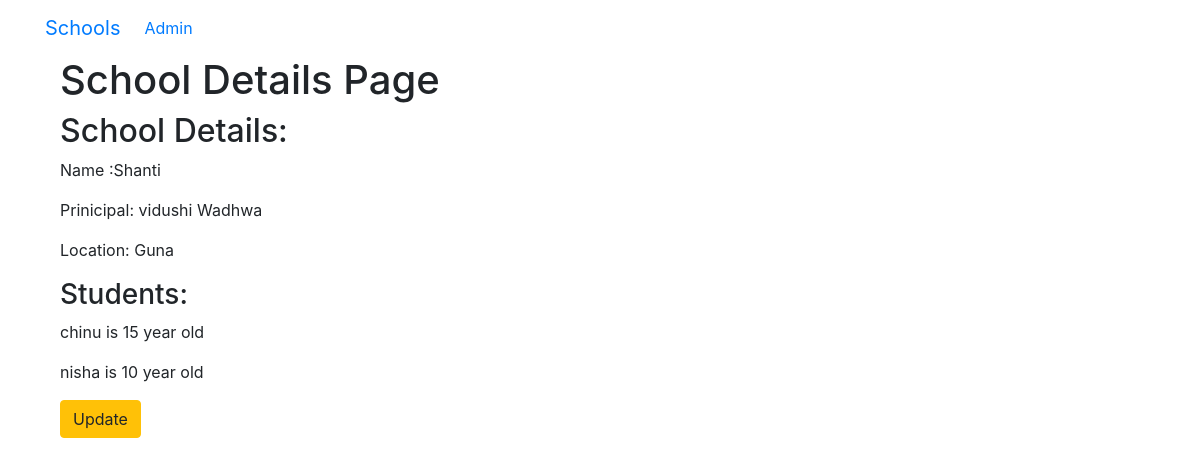
Page /basic_app/2/ on the committed database.
### basic_app/models.py (models this page shows, shortened)
class School(models.Model):
	name = models.CharField(max_length=256)
	principal = models.CharField(max_length=256)
	location = models.CharField(max_length=256)

class Student(models.Model):
	name = models.CharField(max_length=256)
	age = models.PositiveIntegerField()
	school = models.ForeignKey(School,related_name = 'students',on_delete = models.CASCADE)

### basic_app/views.py (the view)
# urls.py: re_path(r'^(?P<pk>\d+)/$',views.SchoolDetailView.as_view(),name = 'detail'),
class SchoolDetailView(DetailView):
	context_object_name = 'school_detail'
	model = models.School
	template_name = 'basic_app/school_detail.html'

### basic_app/templates/basic_app/school_detail.html
{% extends 'basic_app/basic_app_base.html' %}
{% block body_block %}
<div class="container">
	<h1>School Details Page</h1>
	<h2>School Details:</h2>
	<p> Name :{{ school_detail.name }}</p>
	<p> Prinicipal: {{ school_detail.principal }}</p>
	<p> Location: {{ school_detail.location  }}</p>
	<h3> Students: </h3>
	{% for student in school_detail.students.all %}
	<p>{{ student.name }} is {{ student.age }} year old</p>
	{% endfor %}
</div>
<div class="container">
	<p><a class="btn btn-warning " href="{% url 'basic_app:update' pk=school_detail.id %}">Update</a></p>
</div>
{% endblock %}

### rows in the picture
School: name "Shanti", principal "vidushi Wadhwa", location "Guna"
Student: name "chinu", age "15"
Student: name "nisha", age "10"
